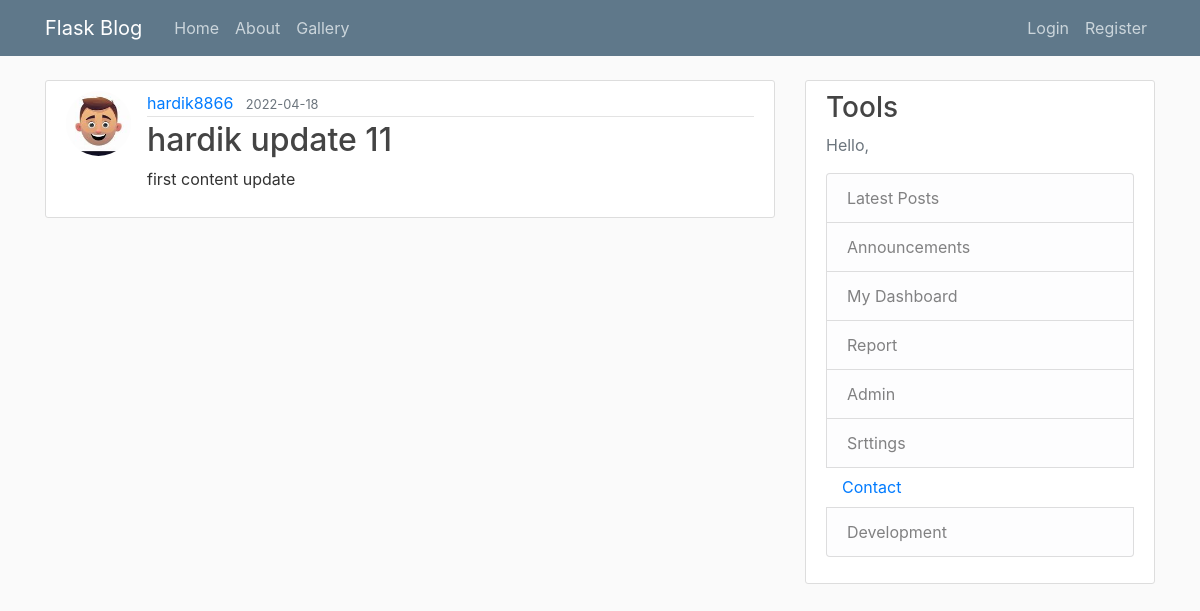
Screenshot of /post/2 with the database file from the repository.
### flaskblog/models.py (models this page shows, shortened)
class User(db.Model, UserMixin):
    id = db.Column(db.Integer, primary_key=True)
    username = db.Column(db.String(20), unique=True, nullable=False)
    email = db.Column(db.String(120), unique=True, nullable=False)
    image_file = db.Column(db.String(20), nullable=False, default='default.jpg')
    password = db.Column(db.String(60), nullable=False)
    posts = db.relationship('Post', backref='author', lazy=True)

class Post(db.Model):
    id = db.Column(db.Integer, primary_key=True)
    title = db.Column(db.String(100), nullable=False)
    date_posted = db.Column(db.DateTime, nullable=False, default=datetime.utcnow)
    content = db.Column(db.Text, nullable=False)
    user_id = db.Column(db.Integer, db.ForeignKey('user.id'), nullable=False)

### flaskblog/routes.py (the view)
@app.route("/post/<int:post_id>")
def post(post_id):
    post = Post.query.get_or_404(post_id)
    return render_template('post.html',title=post.title,post=post)

### flaskblog/templates/post.html (shortened to what this page needs)
{% extends "layout.html" %}
{% block content %}
  <article class="media content-section">
    <img class="rounded-circle article-img" src="{{ url_for('static', filename='profile_pics/' + post.author.image_file) }}">
    <div class="media-body">
      <div class="article-metadata">
        <a class="mr-2" href="{{ url_for('user_posts', username=post.author.username) }}">{{ post.author.username }}</a>
        <small class="text-muted">{{ post.date_posted.strftime('%Y-%m-%d') }}</small>
      </div>
      <h2 class="article-title">{{ post.title }}</h2>
      <p class="article-content">{{ post.content }}</p>
    </div>
  </article>
{% endblock content %}

### flaskblog/static/main.css (style rules this page uses)
body { background: #fafafa; color: #333333; margin-top: 5rem; }
h1, h2, h3, h4, h5, h6 { color: #444444; }
.content-section { background: #ffffff; padding: 10px 20px; border: 1px solid #dddddd; border-radius: 3px; margin-bottom: 20px; }
.article-title { color: #444444; }
.article-content { white-space: pre-line; }
.article-img { height: 65px; width: 65px; margin-right: 16px; }
.article-metadata { padding-bottom: 1px; margin-bottom: 4px; border-bottom: 1px solid #e3e3e3 }

### rows the page displays
User: image_file (picture), author.username "hardik8866"
Post: date_posted "2022-04-18", title "hardik update 11", content "first content update"
